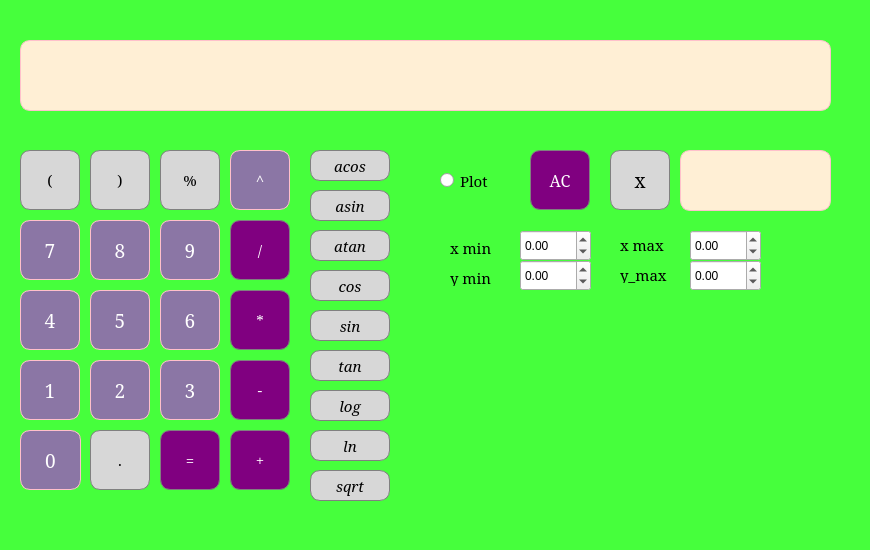
<?xml version="1.0" encoding="UTF-8"?>
<ui version="4.0">
 <class>smartCalc</class>
 <widget class="QDialog" name="smartCalc">
  <property name="geometry">
   <rect>
    <x>0</x>
    <y>0</y>
    <width>870</width>
    <height>550</height>
   </rect>
  </property>
  <property name="windowTitle">
   <string>Dialog</string>
  </property>
  <property name="styleSheet">
   <string notr="true">QDialog{
    background-color: rgb(70, 255, 60);
}</string>
  </property>
  <widget class="QPushButton" name="pushButton_openBracket">
   <property name="geometry">
    <rect>
     <x>20</x>
     <y>150</y>
     <width>60</width>
     <height>60</height>
    </rect>
   </property>
   <property name="font">
    <font>
     <family>Serif</family>
     <pointsize>11</pointsize>
    </font>
   </property>
   <property name="styleSheet">
    <string notr="true">QPushButton {
  background-color: rgb(215, 215, 215);
  border-radius: 10px;
  border: 1px solid gray;
}
QPushButton:pressed {
    background-color: qlineargradient(x1: 0, y1: 0, x2: 0, y2: 1,
                                      stop: 0 #BEBEBE, stop: 1 #D7D7D7);
}</string>
   </property>
   <property name="text">
    <string>(</string>
   </property>
  </widget>
  <widget class="QPushButton" name="pushButton_closeBracket">
   <property name="geometry">
    <rect>
     <x>90</x>
     <y>150</y>
     <width>60</width>
     <height>60</height>
    </rect>
   </property>
   <property name="font">
    <font>
     <family>Serif</family>
     <pointsize>11</pointsize>
    </font>
   </property>
   <property name="styleSheet">
    <string notr="true">QPushButton {
  background-color: rgb(215, 215, 215);
  border-radius: 10px;
  border: 1px solid gray;
}
QPushButton:pressed {
    background-color: qlineargradient(x1: 0, y1: 0, x2: 0, y2: 1,
                                      stop: 0 #BEBEBE, stop: 1 #D7D7D7);
}</string>
   </property>
   <property name="text">
    <string>)</string>
   </property>
  </widget>
  <widget class="QPushButton" name="pushButton_mod">
   <property name="geometry">
    <rect>
     <x>160</x>
     <y>150</y>
     <width>60</width>
     <height>60</height>
    </rect>
   </property>
   <property name="font">
    <font>
     <family>Serif</family>
     <pointsize>11</pointsize>
    </font>
   </property>
   <property name="styleSheet">
    <string notr="true">QPushButton {
  background-color: rgb(215, 215, 215);
  color: black; 
  border-radius: 10px;
  border: 1px solid gray;
}

QPushButton:pressed {
    background-color: qlineargradient(x1: 0, y1: 0, x2: 0, y2: 1,
                                      stop: 0 #FF7832, stop: 1 #FF9739);
}</string>
   </property>
   <property name="text">
    <string>%</string>
   </property>
  </widget>
  <widget class="QPushButton" name="pushButton_div">
   <property name="geometry">
    <rect>
     <x>230</x>
     <y>220</y>
     <width>60</width>
     <height>60</height>
    </rect>
   </property>
   <property name="font">
    <font>
     <family>Serif</family>
     <pointsize>11</pointsize>
    </font>
   </property>
   <property name="styleSheet">
    <string notr="true">QPushButton {
  background-color: rgb(128, 0, 128);
  color: white; 
  border-radius: 10px;
  border: 1px solid gray;
}

QPushButton:pressed {
    background-color: qlineargradient(x1: 0, y1: 0, x2: 0, y2: 1,
                                      stop: 0 #FF7832, stop: 1 #FF9739);
}</string>
   </property>
   <property name="text">
    <string>/</string>
   </property>
  </widget>
  <widget class="QPushButton" name="pushButton_9">
   <property name="geometry">
    <rect>
     <x>160</x>
     <y>220</y>
     <width>60</width>
     <height>60</height>
    </rect>
   </property>
   <property name="font">
    <font>
     <family>Serif</family>
     <pointsize>14</pointsize>
    </font>
   </property>
   <property name="styleSheet">
    <string notr="true">QPushButton {
   border: 1px solid pink;
   border-radius: 10px;
  background-color: rgb(139, 118, 165);
   color: white;
}
QPushButton:pressed {
    background-color: qlineargradient(x1: 0, y1: 0, x2: 0, y2: 1,
                                      stop: 0 #dadbde, stop: 1 #f6f7fa);
}</string>
   </property>
   <property name="text">
    <string>9</string>
   </property>
  </widget>
  <widget class="QPushButton" name="pushButton_7">
   <property name="geometry">
    <rect>
     <x>20</x>
     <y>220</y>
     <width>60</width>
     <height>60</height>
    </rect>
   </property>
   <property name="font">
    <font>
     <family>Serif</family>
     <pointsize>14</pointsize>
    </font>
   </property>
   <property name="styleSheet">
    <string notr="true">QPushButton {
   border: 1px solid pink;
   border-radius: 10px;
  background-color: rgb(139, 118, 165);
   color: white;
}
QPushButton:pressed {
    background-color: qlineargradient(x1: 0, y1: 0, x2: 0, y2: 1,
                                      stop: 0 #dadbde, stop: 1 #f6f7fa);
}</string>
   </property>
   <property name="text">
    <string>7</string>
   </property>
  </widget>
  <widget class="QPushButton" name="pushButton_8">
   <property name="geometry">
    <rect>
     <x>90</x>
     <y>220</y>
     <width>60</width>
     <height>60</height>
    </rect>
   </property>
   <property name="font">
    <font>
     <family>Serif</family>
     <pointsize>14</pointsize>
    </font>
   </property>
   <property name="styleSheet">
    <string notr="true">QPushButton {
   border: 1px solid pink;
   border-radius: 10px;
  background-color: rgb(139, 118, 165);
   color: white;
}
QPushButton:pressed {
    background-color: qlineargradient(x1: 0, y1: 0, x2: 0, y2: 1,
                                      stop: 0 #dadbde, stop: 1 #f6f7fa);
}</string>
   </property>
   <property name="text">
    <string>8</string>
   </property>
  </widget>
  <widget class="QPushButton" name="pushButton_mul">
   <property name="geometry">
    <rect>
     <x>230</x>
     <y>290</y>
     <width>60</width>
     <height>60</height>
    </rect>
   </property>
   <property name="font">
    <font>
     <family>Serif</family>
     <pointsize>11</pointsize>
    </font>
   </property>
   <property name="styleSheet">
    <string notr="true">QPushButton {
  background-color: rgb(128, 0, 128);
  color: white; 
  border-radius: 10px;
  border: 1px solid gray;
}

QPushButton:pressed {
    background-color: qlineargradient(x1: 0, y1: 0, x2: 0, y2: 1,
                                      stop: 0 #FF7832, stop: 1 #FF9739);
}</string>
   </property>
   <property name="text">
    <string>*</string>
   </property>
  </widget>
  <widget class="QPushButton" name="pushButton_6">
   <property name="geometry">
    <rect>
     <x>160</x>
     <y>290</y>
     <width>60</width>
     <height>60</height>
    </rect>
   </property>
   <property name="font">
    <font>
     <family>Serif</family>
     <pointsize>14</pointsize>
    </font>
   </property>
   <property name="styleSheet">
    <string notr="true">QPushButton {
   border: 1px solid pink;
   border-radius: 10px;
  background-color: rgb(139, 118, 165);
   color: white;
}
QPushButton:pressed {
    background-color: qlineargradient(x1: 0, y1: 0, x2: 0, y2: 1,
                                      stop: 0 #dadbde, stop: 1 #f6f7fa);
}</string>
   </property>
   <property name="text">
    <string>6</string>
   </property>
  </widget>
  <widget class="QPushButton" name="pushButton_4">
   <property name="geometry">
    <rect>
     <x>20</x>
     <y>290</y>
     <width>60</width>
     <height>60</height>
    </rect>
   </property>
   <property name="font">
    <font>
     <family>Serif</family>
     <pointsize>14</pointsize>
    </font>
   </property>
   <property name="styleSheet">
    <string notr="true">QPushButton {
   border: 1px solid pink;
   border-radius: 10px;
  background-color: rgb(139, 118, 165);
   color: white;
}
QPushButton:pressed {
    background-color: qlineargradient(x1: 0, y1: 0, x2: 0, y2: 1,
                                      stop: 0 #dadbde, stop: 1 #f6f7fa);
}</string>
   </property>
   <property name="text">
    <string>4</string>
   </property>
  </widget>
  <widget class="QPushButton" name="pushButton_5">
   <property name="geometry">
    <rect>
     <x>90</x>
     <y>290</y>
     <width>60</width>
     <height>60</height>
    </rect>
   </property>
   <property name="font">
    <font>
     <family>Serif</family>
     <pointsize>14</pointsize>
    </font>
   </property>
   <property name="styleSheet">
    <string notr="true">QPushButton {
   border: 1px solid pink;
   border-radius: 10px;
  background-color: rgb(139, 118, 165);
   color: white;
}
QPushButton:pressed {
    background-color: qlineargradient(x1: 0, y1: 0, x2: 0, y2: 1,
                                      stop: 0 #dadbde, stop: 1 #f6f7fa);
}</string>
   </property>
   <property name="text">
    <string>5</string>
   </property>
  </widget>
  <widget class="QPushButton" name="pushButton_minus">
   <property name="geometry">
    <rect>
     <x>230</x>
     <y>360</y>
     <width>60</width>
     <height>60</height>
    </rect>
   </property>
   <property name="font">
    <font>
     <family>Serif</family>
     <pointsize>11</pointsize>
    </font>
   </property>
   <property name="styleSheet">
    <string notr="true">QPushButton {
  background-color: rgb(128, 0, 128);
  color: white; 
  border-radius: 10px;
  border: 1px solid gray;
}

QPushButton:pressed {
    background-color: qlineargradient(x1: 0, y1: 0, x2: 0, y2: 1,
                                      stop: 0 #FF7832, stop: 1 #FF9739);
}</string>
   </property>
   <property name="text">
    <string>-</string>
   </property>
  </widget>
  <widget class="QPushButton" name="pushButton_3">
   <property name="geometry">
    <rect>
     <x>160</x>
     <y>360</y>
     <width>60</width>
     <height>60</height>
    </rect>
   </property>
   <property name="font">
    <font>
     <family>Serif</family>
     <pointsize>14</pointsize>
    </font>
   </property>
   <property name="styleSheet">
    <string notr="true">QPushButton {
   border: 1px solid pink;
   border-radius: 10px;
  background-color: rgb(139, 118, 165);
   color: white;
}
QPushButton:pressed {
    background-color: qlineargradient(x1: 0, y1: 0, x2: 0, y2: 1,
                                      stop: 0 #dadbde, stop: 1 #f6f7fa);
}</string>
   </property>
   <property name="text">
    <string>3</string>
   </property>
  </widget>
  <widget class="QPushButton" name="pushButton_1">
   <property name="geometry">
    <rect>
     <x>20</x>
     <y>360</y>
     <width>60</width>
     <height>60</height>
    </rect>
   </property>
   <property name="font">
    <font>
     <family>Serif</family>
     <pointsize>14</pointsize>
    </font>
   </property>
   <property name="styleSheet">
    <string notr="true">QPushButton {
   border: 1px solid pink;
   border-radius: 10px;
  background-color: rgb(139, 118, 165);
   color: white;
}
QPushButton:pressed {
    background-color: qlineargradient(x1: 0, y1: 0, x2: 0, y2: 1,
                                      stop: 0 #dadbde, stop: 1 #f6f7fa);
}</string>
   </property>
   <property name="text">
    <string>1</string>
   </property>
  </widget>
  <widget class="QPushButton" name="pushButton_2">
   <property name="geometry">
    <rect>
     <x>90</x>
     <y>360</y>
     <width>60</width>
     <height>60</height>
    </rect>
   </property>
   <property name="font">
    <font>
     <family>Serif</family>
     <pointsize>14</pointsize>
    </font>
   </property>
   <property name="styleSheet">
    <string notr="true">QPushButton {
   border: 1px solid pink;
   border-radius: 10px;
  background-color: rgb(139, 118, 165);
   color: white;
}
QPushButton:pressed {
    background-color: qlineargradient(x1: 0, y1: 0, x2: 0, y2: 1,
                                      stop: 0 #dadbde, stop: 1 #f6f7fa);
}</string>
   </property>
   <property name="text">
    <string>2</string>
   </property>
  </widget>
  <widget class="QPushButton" name="pushButton_plus">
   <property name="geometry">
    <rect>
     <x>230</x>
     <y>430</y>
     <width>60</width>
     <height>60</height>
    </rect>
   </property>
   <property name="font">
    <font>
     <family>Serif</family>
     <pointsize>11</pointsize>
    </font>
   </property>
   <property name="styleSheet">
    <string notr="true">QPushButton {
  background-color: rgb(128, 0, 128);
  color: white; 
  border-radius: 10px;
  border: 1px solid gray;
}

QPushButton:pressed {
    background-color: qlineargradient(x1: 0, y1: 0, x2: 0, y2: 1,
                                      stop: 0 #FF7832, stop: 1 #FF9739);
}</string>
   </property>
   <property name="text">
    <string>+</string>
   </property>
  </widget>
  <widget class="QPushButton" name="pushButton_dot">
   <property name="geometry">
    <rect>
     <x>90</x>
     <y>430</y>
     <width>60</width>
     <height>60</height>
    </rect>
   </property>
   <property name="font">
    <font>
     <family>Serif</family>
     <pointsize>11</pointsize>
    </font>
   </property>
   <property name="styleSheet">
    <string notr="true">QPushButton {
  background-color: rgb(215, 215, 215);
  border-radius: 10px;
  border: 1px solid gray;
}
QPushButton:pressed {
    background-color: qlineargradient(x1: 0, y1: 0, x2: 0, y2: 1,
                                      stop: 0 #BEBEBE, stop: 1 #D7D7D7);
}</string>
   </property>
   <property name="text">
    <string>.</string>
   </property>
  </widget>
  <widget class="QPushButton" name="pushButton_0">
   <property name="geometry">
    <rect>
     <x>20</x>
     <y>430</y>
     <width>61</width>
     <height>60</height>
    </rect>
   </property>
   <property name="font">
    <font>
     <family>Serif</family>
     <pointsize>14</pointsize>
    </font>
   </property>
   <property name="styleSheet">
    <string notr="true">QPushButton {
   border: 1px solid pink;
   border-radius: 10px;
  background-color: rgb(139, 118, 165);
   color: white;
}
QPushButton:pressed {
    background-color: qlineargradient(x1: 0, y1: 0, x2: 0, y2: 1,
                                      stop: 0 #dadbde, stop: 1 #f6f7fa);
}</string>
   </property>
   <property name="text">
    <string>0</string>
   </property>
  </widget>
  <widget class="QPushButton" name="pushButton_eq">
   <property name="geometry">
    <rect>
     <x>160</x>
     <y>430</y>
     <width>60</width>
     <height>60</height>
    </rect>
   </property>
   <property name="font">
    <font>
     <family>Serif</family>
     <pointsize>11</pointsize>
    </font>
   </property>
   <property name="styleSheet">
    <string notr="true">QPushButton {
  background-color: rgb(128, 0, 128);
  color: white; 
  border-radius: 10px;
  border: 1px solid gray;
}

QPushButton:pressed {
    background-color: qlineargradient(x1: 0, y1: 0, x2: 0, y2: 1,
                                      stop: 0 #FF7832, stop: 1 #FF9739);
}</string>
   </property>
   <property name="text">
    <string>=</string>
   </property>
  </widget>
  <widget class="QPushButton" name="pushButton_acos">
   <property name="geometry">
    <rect>
     <x>310</x>
     <y>150</y>
     <width>80</width>
     <height>31</height>
    </rect>
   </property>
   <property name="font">
    <font>
     <family>Serif</family>
     <pointsize>11</pointsize>
     <italic>true</italic>
    </font>
   </property>
   <property name="styleSheet">
    <string notr="true">QPushButton {
  background-color: rgb(215, 215, 215);
  color: black; 
  border-radius: 10px;
  border: 1px solid gray;
}

QPushButton:pressed {
    background-color: qlineargradient(x1: 0, y1: 0, x2: 0, y2: 1,
                                      stop: 0 #FF7832, stop: 1 #FF9739);
}</string>
   </property>
   <property name="text">
    <string>acos</string>
   </property>
  </widget>
  <widget class="QPushButton" name="pushButton_asin">
   <property name="geometry">
    <rect>
     <x>310</x>
     <y>190</y>
     <width>80</width>
     <height>31</height>
    </rect>
   </property>
   <property name="font">
    <font>
     <family>Serif</family>
     <pointsize>11</pointsize>
     <italic>true</italic>
    </font>
   </property>
   <property name="styleSheet">
    <string notr="true">QPushButton {
  background-color: rgb(215, 215, 215);
  color: black; 
  border-radius: 10px;
  border: 1px solid gray;
}

QPushButton:pressed {
    background-color: qlineargradient(x1: 0, y1: 0, x2: 0, y2: 1,
                                      stop: 0 #FF7832, stop: 1 #FF9739);
}</string>
   </property>
   <property name="text">
    <string>asin</string>
   </property>
  </widget>
  <widget class="QPushButton" name="pushButton_atan">
   <property name="geometry">
    <rect>
     <x>310</x>
     <y>230</y>
     <width>80</width>
     <height>31</height>
    </rect>
   </property>
   <property name="font">
    <font>
     <family>Serif</family>
     <pointsize>11</pointsize>
     <italic>true</italic>
    </font>
   </property>
   <property name="styleSheet">
    <string notr="true">QPushButton {
  background-color: rgb(215, 215, 215);
  color: black; 
  border-radius: 10px;
  border: 1px solid gray;
}

QPushButton:pressed {
    background-color: qlineargradient(x1: 0, y1: 0, x2: 0, y2: 1,
                                      stop: 0 #FF7832, stop: 1 #FF9739);
}</string>
   </property>
   <property name="text">
    <string>atan</string>
   </property>
  </widget>
  <widget class="QPushButton" name="pushButton_cos">
   <property name="geometry">
    <rect>
     <x>310</x>
     <y>270</y>
     <width>80</width>
     <height>31</height>
    </rect>
   </property>
   <property name="font">
    <font>
     <family>Serif</family>
     <pointsize>11</pointsize>
     <italic>true</italic>
    </font>
   </property>
   <property name="styleSheet">
    <string notr="true">QPushButton {
  background-color: rgb(215, 215, 215);
  color: black; 
  border-radius: 10px;
  border: 1px solid gray;
}

QPushButton:pressed {
    background-color: qlineargradient(x1: 0, y1: 0, x2: 0, y2: 1,
                                      stop: 0 #FF7832, stop: 1 #FF9739);
}</string>
   </property>
   <property name="text">
    <string>cos</string>
   </property>
  </widget>
  <widget class="QPushButton" name="pushButton_sin">
   <property name="geometry">
    <rect>
     <x>310</x>
     <y>310</y>
     <width>80</width>
     <height>31</height>
    </rect>
   </property>
   <property name="font">
    <font>
     <family>Serif</family>
     <pointsize>11</pointsize>
     <italic>true</italic>
    </font>
   </property>
   <property name="styleSheet">
    <string notr="true">QPushButton {
  background-color: rgb(215, 215, 215);
  color: black; 
  border-radius: 10px;
  border: 1px solid gray;
}

QPushButton:pressed {
    background-color: qlineargradient(x1: 0, y1: 0, x2: 0, y2: 1,
                                      stop: 0 #FF7832, stop: 1 #FF9739);
}</string>
   </property>
   <property name="text">
    <string>sin</string>
   </property>
  </widget>
  <widget class="QPushButton" name="pushButton_tan">
   <property name="geometry">
    <rect>
     <x>310</x>
     <y>350</y>
     <width>80</width>
     <height>31</height>
    </rect>
   </property>
   <property name="font">
    <font>
     <family>Serif</family>
     <pointsize>11</pointsize>
     <italic>true</italic>
    </font>
   </property>
   <property name="styleSheet">
    <string notr="true">QPushButton {
  background-color: rgb(215, 215, 215);
  color: black; 
  border-radius: 10px;
  border: 1px solid gray;
}

QPushButton:pressed {
    background-color: qlineargradient(x1: 0, y1: 0, x2: 0, y2: 1,
                                      stop: 0 #FF7832, stop: 1 #FF9739);
}</string>
   </property>
   <property name="text">
    <string>tan</string>
   </property>
  </widget>
  <widget class="QPushButton" name="pushButton_log">
   <property name="geometry">
    <rect>
     <x>310</x>
     <y>390</y>
     <width>80</width>
     <height>31</height>
    </rect>
   </property>
   <property name="font">
    <font>
     <family>Serif</family>
     <pointsize>11</pointsize>
     <italic>true</italic>
    </font>
   </property>
   <property name="styleSheet">
    <string notr="true">QPushButton {
  background-color: rgb(215, 215, 215);
  color: black; 
  border-radius: 10px;
  border: 1px solid gray;
}

QPushButton:pressed {
    background-color: qlineargradient(x1: 0, y1: 0, x2: 0, y2: 1,
                                      stop: 0 #FF7832, stop: 1 #FF9739);
}</string>
   </property>
   <property name="text">
    <string>log</string>
   </property>
  </widget>
  <widget class="QPushButton" name="pushButton_ln">
   <property name="geometry">
    <rect>
     <x>310</x>
     <y>430</y>
     <width>80</width>
     <height>31</height>
    </rect>
   </property>
   <property name="font">
    <font>
     <family>Serif</family>
     <pointsize>11</pointsize>
     <italic>true</italic>
    </font>
   </property>
   <property name="styleSheet">
    <string notr="true">QPushButton {
  background-color: rgb(215, 215, 215);
  color: black; 
  border-radius: 10px;
  border: 1px solid gray;
}

QPushButton:pressed {
    background-color: qlineargradient(x1: 0, y1: 0, x2: 0, y2: 1,
                                      stop: 0 #FF7832, stop: 1 #FF9739);
}</string>
   </property>
   <property name="text">
    <string>ln</string>
   </property>
  </widget>
  <widget class="QPushButton" name="pushButton_sqrt">
   <property name="geometry">
    <rect>
     <x>310</x>
     <y>470</y>
     <width>80</width>
     <height>31</height>
    </rect>
   </property>
   <property name="font">
    <font>
     <family>Serif</family>
     <pointsize>11</pointsize>
     <italic>true</italic>
    </font>
   </property>
   <property name="styleSheet">
    <string notr="true">QPushButton {
  background-color: rgb(215, 215, 215);
  color: black; 
  border-radius: 10px;
  border: 1px solid gray;
}

QPushButton:pressed {
    background-color: qlineargradient(x1: 0, y1: 0, x2: 0, y2: 1,
                                      stop: 0 #FF7832, stop: 1 #FF9739);
}</string>
   </property>
   <property name="text">
    <string>sqrt</string>
   </property>
  </widget>
  <widget class="QPushButton" name="pushButton_pow">
   <property name="geometry">
    <rect>
     <x>230</x>
     <y>150</y>
     <width>60</width>
     <height>60</height>
    </rect>
   </property>
   <property name="font">
    <font>
     <family>Serif</family>
     <pointsize>11</pointsize>
    </font>
   </property>
   <property name="styleSheet">
    <string notr="true">QPushButton {
   border: 1px solid pink;
   border-radius: 10px;
  background-color: rgb(139, 118, 165);
   color: white;
}
QPushButton:pressed {
    background-color: qlineargradient(x1: 0, y1: 0, x2: 0, y2: 1,
                                      stop: 0 #dadbde, stop: 1 #f6f7fa);
}</string>
   </property>
   <property name="text">
    <string>^</string>
   </property>
  </widget>
  <widget class="QPushButton" name="pushButton_x">
   <property name="geometry">
    <rect>
     <x>610</x>
     <y>150</y>
     <width>60</width>
     <height>60</height>
    </rect>
   </property>
   <property name="font">
    <font>
     <family>Serif</family>
     <pointsize>14</pointsize>
    </font>
   </property>
   <property name="styleSheet">
    <string notr="true">QPushButton {
  background-color: rgb(215, 215, 215);
  border-radius: 10px;
  border: 1px solid gray;
}
QPushButton:pressed {
    background-color: qlineargradient(x1: 0, y1: 0, x2: 0, y2: 1,
                                      stop: 0 #BEBEBE, stop: 1 #D7D7D7);
}</string>
   </property>
   <property name="text">
    <string>x</string>
   </property>
  </widget>
  <widget class="QPushButton" name="pushButton_ac">
   <property name="geometry">
    <rect>
     <x>530</x>
     <y>150</y>
     <width>60</width>
     <height>60</height>
    </rect>
   </property>
   <property name="font">
    <font>
     <family>Serif</family>
     <pointsize>12</pointsize>
    </font>
   </property>
   <property name="styleSheet">
    <string notr="true">QPushButton {
  background-color: rgb(128, 0, 128);
  color: white; 
  border-radius: 10px;
  border: 1px solid gray;
}

QPushButton:pressed {
    background-color: qlineargradient(x1: 0, y1: 0, x2: 0, y2: 1,
                                      stop: 0 #FF7832, stop: 1 #FF9739);
}</string>
   </property>
   <property name="text">
    <string>AC</string>
   </property>
  </widget>
  <widget class="QLineEdit" name="lineEdit_x">
   <property name="geometry">
    <rect>
     <x>680</x>
     <y>150</y>
     <width>151</width>
     <height>61</height>
    </rect>
   </property>
   <property name="font">
    <font>
     <family>Serif</family>
     <pointsize>26</pointsize>
    </font>
   </property>
   <property name="styleSheet">
    <string notr="true">QLineEdit{
   border: 1px solid pink;
   border-radius: 10px;
   background-color: rgb(255, 239, 213);
   qproperty-alignment: 'AlignVCenter | AlignRight';
}
</string>
   </property>
   <property name="text">
    <string/>
   </property>
  </widget>
  <widget class="QLineEdit" name="result_show">
   <property name="geometry">
    <rect>
     <x>20</x>
     <y>40</y>
     <width>811</width>
     <height>71</height>
    </rect>
   </property>
   <property name="font">
    <font>
     <family>Serif</family>
     <pointsize>26</pointsize>
     <italic>false</italic>
    </font>
   </property>
   <property name="styleSheet">
    <string notr="true">QLineEdit{
   border: 1px solid pink;
   border-radius: 10px;
   background-color: rgb(255, 239, 213);
   qproperty-alignment: 'AlignVCenter | AlignRight';
}</string>
   </property>
   <property name="text">
    <string/>
   </property>
  </widget>
  <widget class="QCustomPlot" name="widget_plot" native="true">
   <property name="geometry">
    <rect>
     <x>440</x>
     <y>310</y>
     <width>381</width>
     <height>211</height>
    </rect>
   </property>
   <property name="minimumSize">
    <size>
     <width>381</width>
     <height>211</height>
    </size>
   </property>
  </widget>
  <widget class="QLabel" name="label">
   <property name="geometry">
    <rect>
     <x>450</x>
     <y>240</y>
     <width>57</width>
     <height>15</height>
    </rect>
   </property>
   <property name="font">
    <font>
     <family>Serif</family>
     <pointsize>11</pointsize>
    </font>
   </property>
   <property name="text">
    <string>x min</string>
   </property>
  </widget>
  <widget class="QLabel" name="label_2">
   <property name="geometry">
    <rect>
     <x>450</x>
     <y>270</y>
     <width>57</width>
     <height>16</height>
    </rect>
   </property>
   <property name="font">
    <font>
     <family>Serif</family>
     <pointsize>11</pointsize>
    </font>
   </property>
   <property name="text">
    <string>y min</string>
   </property>
  </widget>
  <widget class="QLabel" name="label_5">
   <property name="geometry">
    <rect>
     <x>620</x>
     <y>267</y>
     <width>57</width>
     <height>16</height>
    </rect>
   </property>
   <property name="font">
    <font>
     <family>Serif</family>
     <pointsize>11</pointsize>
    </font>
   </property>
   <property name="text">
    <string>y_max</string>
   </property>
  </widget>
  <widget class="QLabel" name="label_6">
   <property name="geometry">
    <rect>
     <x>620</x>
     <y>237</y>
     <width>57</width>
     <height>15</height>
    </rect>
   </property>
   <property name="font">
    <font>
     <family>Serif</family>
     <pointsize>11</pointsize>
    </font>
   </property>
   <property name="text">
    <string>x max</string>
   </property>
  </widget>
  <widget class="QRadioButton" name="radioButton_plot">
   <property name="geometry">
    <rect>
     <x>440</x>
     <y>170</y>
     <width>61</width>
     <height>21</height>
    </rect>
   </property>
   <property name="font">
    <font>
     <family>Serif</family>
     <pointsize>11</pointsize>
    </font>
   </property>
   <property name="text">
    <string>Plot</string>
   </property>
  </widget>
  <widget class="QDoubleSpinBox" name="doubleSpinBox_x_min">
   <property name="geometry">
    <rect>
     <x>520</x>
     <y>230</y>
     <width>71</width>
     <height>31</height>
    </rect>
   </property>
   <property name="minimum">
    <double>-10.000000000000000</double>
   </property>
   <property name="maximum">
    <double>99.000000000000000</double>
   </property>
   <property name="value">
    <double>0.000000000000000</double>
   </property>
  </widget>
  <widget class="QDoubleSpinBox" name="doubleSpinBox_y_min">
   <property name="geometry">
    <rect>
     <x>520</x>
     <y>260</y>
     <width>71</width>
     <height>31</height>
    </rect>
   </property>
   <property name="styleSheet">
    <string notr="true"/>
   </property>
   <property name="minimum">
    <double>-10.000000000000000</double>
   </property>
  </widget>
  <widget class="QDoubleSpinBox" name="doubleSpinBox_x_max">
   <property name="geometry">
    <rect>
     <x>690</x>
     <y>230</y>
     <width>71</width>
     <height>31</height>
    </rect>
   </property>
   <property name="minimum">
    <double>-10.000000000000000</double>
   </property>
  </widget>
  <widget class="QDoubleSpinBox" name="doubleSpinBox_y_max">
   <property name="geometry">
    <rect>
     <x>690</x>
     <y>260</y>
     <width>71</width>
     <height>31</height>
    </rect>
   </property>
   <property name="minimum">
    <double>-10.000000000000000</double>
   </property>
  </widget>
 </widget>
 <customwidgets>
  <customwidget>
   <class>QCustomPlot</class>
   <extends>QWidget</extends>
   <header>qcustomplot.h</header>
   <container>1</container>
  </customwidget>
 </customwidgets>
 <resources/>
 <connections/>
</ui>
